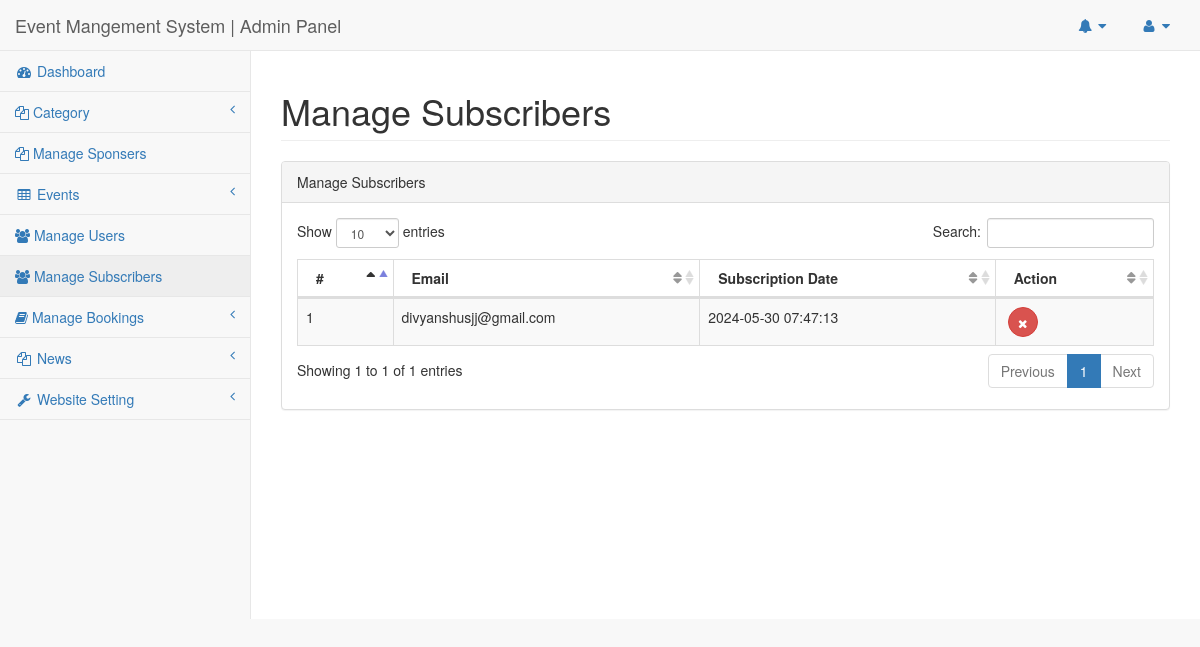
The app's page /admin/subscribers.php (signed in) with its own data.
### tables this page shows
CREATE TABLE `tblsubscriber` (
  `id` int(11) NOT NULL,
  `UserEmail` varchar(255) DEFAULT NULL,
  `Regdate` timestamp NULL DEFAULT current_timestamp()
);

### admin/subscribers.php (the view, shortened to what this page needs)
<?php
include('includes/config.php');
if(strlen($_SESSION['adminsession'])==0)
{
header('location:logout.php');
}
else{
?>
<!DOCTYPE html>
<html lang="en">
<head>
    <link href="../vendor/bootstrap/css/bootstrap.min.css" rel="stylesheet">
    <link href="../vendor/metisMenu/metisMenu.min.css" rel="stylesheet">
    <link href="../dist/css/sb-admin-2.css" rel="stylesheet">
    <link href="../vendor/font-awesome/css/font-awesome.min.css" rel="stylesheet" type="text/css">
    <link href="../vendor/datatables-plugins/dataTables.bootstrap.css" rel="stylesheet">
    <link href="../vendor/datatables-responsive/dataTables.responsive.css" rel="stylesheet">
</head>
<body>
<div id="wrapper">
<nav class="navbar navbar-default navbar-static-top" role="navigation" style="margin-bottom: 0">
<?php include_once('includes/header.php');?>
<?php include_once('includes/leftbar.php');?>
</nav>
        <div id="page-wrapper">
            <div class="row">
                <div class="col-lg-12">
                    <h1 class="page-header"> Manage Subscribers</h1>
                </div>
            </div>
            <div class="row">
                <div class="col-lg-12">
                    <div class="panel panel-default">
                        <div class="panel-heading">
                           Manage Subscribers
                        </div>
                        <div class="panel-body">
                            <div class="row">
                                <div class="col-lg-12">
                            <table width="100%" class="table table-striped table-bordered table-hover" id="dataTables-example">
                                <thead>
                                    <tr>
                                        <th>#</th>
                                        <th>Email</th>
                                        <th>Subscription Date</th>
                                        <th>Action</th>
                                    </tr>
                                </thead>
                                <tbody>
<?php
$sql = "SELECT id,UserEmail,Regdate from tblsubscriber";
$query = $dbh -> prepare($sql);
$query->execute();
$results=$query->fetchAll(PDO::FETCH_OBJ);
$cnt=1;
if($query->rowCount() > 0)
{
foreach($results as $row)
{
    ?>
<tr >
<td><?php echo htmlentities($cnt);?></td>
<td><?php echo htmlentities($row->UserEmail);?></td>
<td><?php echo htmlentities($row->Regdate);?></td>
<td>
<a href="subscribers.php?del=<?php echo htmlentities($row->id);?>"  onclick="return confirm('Are you sure you want to delete?');"><button type="button" class="btn btn-danger btn-circle" style="margin-left:4px;"><i class="fa fa-times"></i>
                            </button>
                            </a></td>
</tr>
        <?php $cnt++;
    }} ?>
                                </tbody>
                            </table>
                                </div>
                            </div>
                        </div>
                    </div>
                </div>
            </div>
        </div>
    </div>
</body>
</html>
<?php } ?>

### records on screen
tblsubscriber: UserEmail "divyanshusjj@gmail.com", Regdate "2024-05-30 07:47:13"
